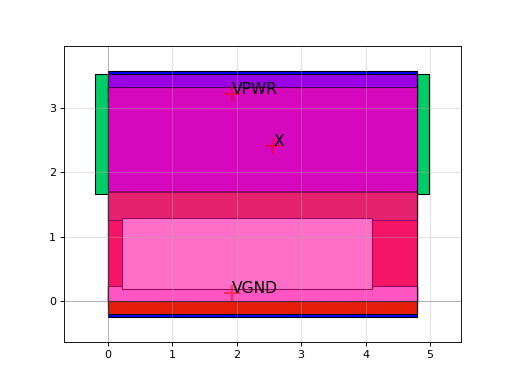

Source code (Python):
import sky130

c = sky130.components.sky130_fd_sc_hs__dlymetal6s2s_1()
c.plot()
